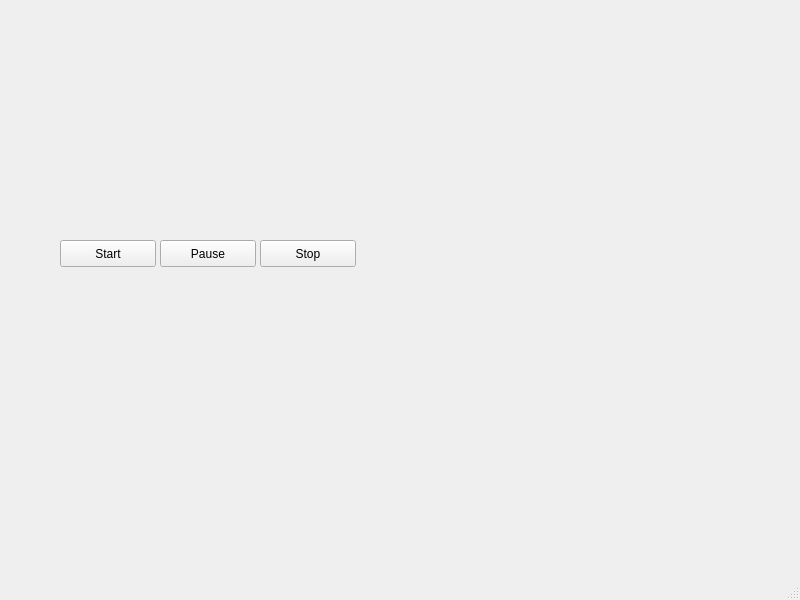
<?xml version="1.0" encoding="UTF-8"?>
<ui version="4.0">
 <class>MainWindow</class>
 <widget class="QMainWindow" name="MainWindow">
  <property name="geometry">
   <rect>
    <x>0</x>
    <y>0</y>
    <width>800</width>
    <height>600</height>
   </rect>
  </property>
  <property name="windowTitle">
   <string>MainWindow</string>
  </property>
  <widget class="QWidget" name="centralwidget">
   <widget class="QPushButton" name="pushButton">
    <property name="geometry">
     <rect>
      <x>60</x>
      <y>240</y>
      <width>96</width>
      <height>27</height>
     </rect>
    </property>
    <property name="text">
     <string>Start</string>
    </property>
   </widget>
   <widget class="QPushButton" name="pushButton_2">
    <property name="geometry">
     <rect>
      <x>260</x>
      <y>240</y>
      <width>96</width>
      <height>27</height>
     </rect>
    </property>
    <property name="text">
     <string>Stop</string>
    </property>
   </widget>
   <widget class="QPushButton" name="pushButton_4">
    <property name="geometry">
     <rect>
      <x>160</x>
      <y>240</y>
      <width>96</width>
      <height>27</height>
     </rect>
    </property>
    <property name="text">
     <string>Pause</string>
    </property>
   </widget>
  </widget>
  <widget class="QMenuBar" name="menubar">
   <property name="geometry">
    <rect>
     <x>0</x>
     <y>0</y>
     <width>800</width>
     <height>23</height>
    </rect>
   </property>
  </widget>
  <widget class="QStatusBar" name="statusbar"/>
 </widget>
 <resources/>
 <connections/>
</ui>
